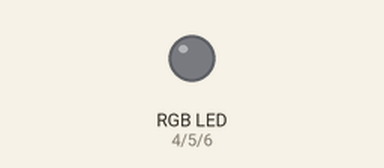
Recording of a sketch running on a simulated Arduino Uno, built with avr-gcc and run on an emulated ATmega328P. Shown: an RGB LED mixed from three pins (HIGH = lit).

Above: at 0.05 s.
At 1.25 s:
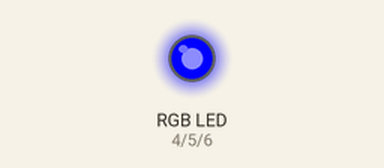
At 2.5 s:
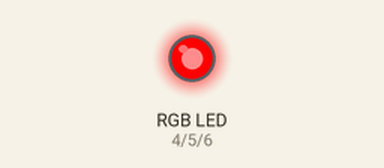
At 3.7 s:
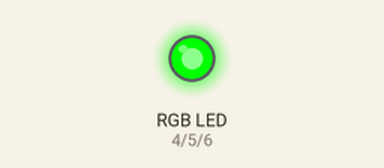
At 4.95 s:
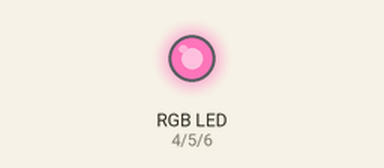
Timing chart, 0 to 6.5 s (numbered marks = the images above):
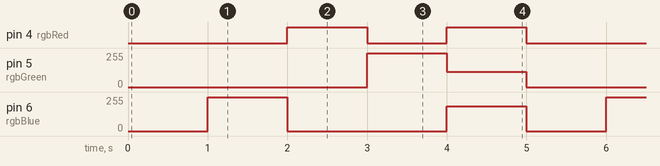

Measured:
- by itself, pin 4 (rgbRed): repeats every 5.0 s: LOW 1.0 s, HIGH 1.0 s, LOW 2.0 s, HIGH 1.0 s
- by itself, pin 5 (rgbGreen): repeats every 5.0 s: 116/255 1.0 s, 0/255 3.0 s, 255/255 1.0 s
- by itself, pin 6 (rgbBlue): repeats every 5.0 s: 0/255 2.0 s, 186/255 1.0 s, 0/255 1.0 s, 255/255 1.0 s

The sketch:

rgb.ino
```cpp
const int rgbRed = 4;
const int rgbBlue = 6;
const int rgbGreen = 5;
void setup()
{
  pinMode(rgbRed, OUTPUT);
  pinMode(rgbBlue, OUTPUT);
  pinMode(rgbGreen, OUTPUT);
}

void loop()
{
  analogWrite(rgbBlue,0);
  analogWrite(rgbRed, 0);
  analogWrite(rgbGreen, 0);
  delay(1000);
  analogWrite(rgbBlue, 255);
  analogWrite(rgbRed, 0);
  analogWrite(rgbGreen, 0);
  delay(1000);
  analogWrite(rgbBlue, 0);
  analogWrite(rgbRed, 255);
  analogWrite(rgbGreen, 0);
  delay(1000);
  analogWrite(rgbBlue, 0);
  analogWrite(rgbRed, 0);
  analogWrite(rgbGreen, 255);
  delay(1000);
  analogWrite(rgbBlue, 186);
  analogWrite(rgbRed, 247);
  analogWrite(rgbGreen, 116);
  delay(1000);

}
```
